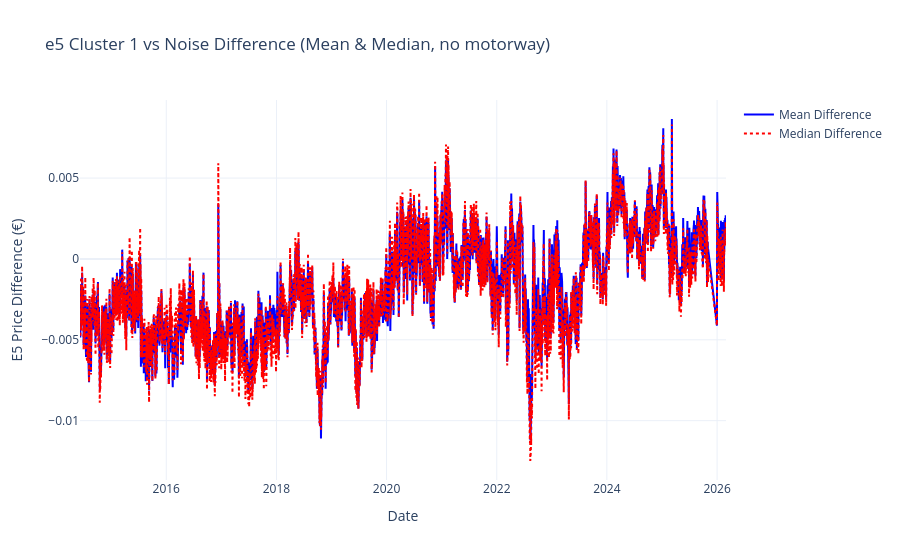

Notebook cell for this chart:
### Markdown cell above
For easier visual understanding we will now only plot the difference between the clustered und unclustered data. 
Positive numbers indicate a a higher price from the clustered data, for example: 0.30 ==> The clustered Stations costs 30 cents more. Negative Numbers on the other hand indicate that clustered stations are cheaper, than the unclustered.

### Code cell
parquet_dir = Path(OUTPUT_PRICES) / "station_daily_mean_and_median_by_month"
parquet_files = sorted(glob.glob(str(parquet_dir / "**" / "*.parquet"), recursive=True))

fig_diff, diff_df1 = plot_cluster_difference(
    parquet_files,
    OUTPUT_ROOT + f"\\stations_clusters_eps{eps1}_min_samples{min_samples1}.csv",
    fuel = FUEL_TYPE,
    motorway_df=motorway_stations,
    title=FUEL_TYPE + " Cluster 1 vs Noise Difference (Mean & Median, no motorway)"
)
fig_diff.show()

diff_df1.to_csv(OUTPUT_ROOT + f"\\cluster_1_diff_{FUEL_TYPE}.csv", index=False)

fig_diff, diff_df2 = plot_cluster_difference(
    parquet_files,
    OUTPUT_ROOT + f"\\stations_clusters_eps{eps2}_min_samples{min_samples2}.csv",
    fuel = FUEL_TYPE,
    motorway_df=motorway_stations,
    title = FUEL_TYPE + " Cluster 2 vs Noise Difference (Mean & Median, no motorway)"
)
fig_diff.show()

diff_df2.to_csv(OUTPUT_ROOT + f"\\cluster_2_diff_{FUEL_TYPE}.csv", index=False)

### Figure 1 — Plotly figure (JSON) as saved in the notebook; plotly's stock layout.template omitted (floating-point values rounded to 4 significant figures; data arrays with more than 128 entries replaced by an {"elided": "..."} marker saying what was removed)
{"data": [{"line": {"color": "blue"}, "mode": "lines", "name": "Mean Difference", "type": "scatter", "x": {"elided": "4220 str values"}, "y": {"elided": "4220 float values"}}, {"line": {"color": "red", "dash": "dot"}, "mode": "lines", "name": "Median Difference", "type": "scatter", "x": {"elided": "4220 str values"}, "y": {"elided": "4220 float values"}}], "layout": {"hovermode": "x unified", "title": {"text": "e5 Cluster 1 vs Noise Difference (Mean & Median, no motorway)"}, "xaxis": {"title": {"text": "Date"}}, "yaxis": {"title": {"text": "E5 Price Difference (€)"}}}}
